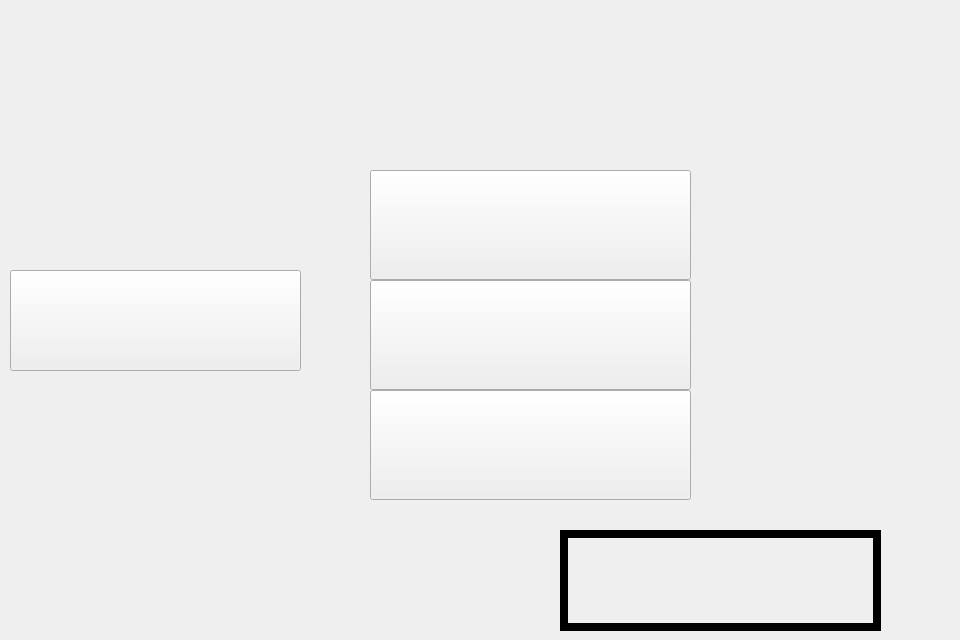
<?xml version="1.0" encoding="UTF-8"?>
<ui version="4.0">
 <class>Widget</class>
 <widget class="QWidget" name="Widget">
  <property name="geometry">
   <rect>
    <x>0</x>
    <y>0</y>
    <width>960</width>
    <height>640</height>
   </rect>
  </property>
  <property name="minimumSize">
   <size>
    <width>960</width>
    <height>640</height>
   </size>
  </property>
  <property name="maximumSize">
   <size>
    <width>960</width>
    <height>640</height>
   </size>
  </property>
  <property name="windowTitle">
   <string>Widget</string>
  </property>
  <widget class="QLabel" name="menuLable">
   <property name="geometry">
    <rect>
     <x>0</x>
     <y>-20</y>
     <width>960</width>
     <height>640</height>
    </rect>
   </property>
   <property name="minimumSize">
    <size>
     <width>960</width>
     <height>640</height>
    </size>
   </property>
   <property name="maximumSize">
    <size>
     <width>960</width>
     <height>640</height>
    </size>
   </property>
   <property name="font">
    <font>
     <family>Bernard MT</family>
     <bold>false</bold>
    </font>
   </property>
   <property name="text">
    <string/>
   </property>
   <property name="scaledContents">
    <bool>true</bool>
   </property>
  </widget>
  <widget class="QPushButton" name="startButton">
   <property name="geometry">
    <rect>
     <x>370</x>
     <y>170</y>
     <width>321</width>
     <height>110</height>
    </rect>
   </property>
   <property name="minimumSize">
    <size>
     <width>240</width>
     <height>110</height>
    </size>
   </property>
   <property name="maximumSize">
    <size>
     <width>500</width>
     <height>500</height>
    </size>
   </property>
   <property name="font">
    <font>
     <family>Elephant</family>
     <pointsize>48</pointsize>
     <bold>false</bold>
    </font>
   </property>
   <property name="text">
    <string/>
   </property>
   <property name="shortcut">
    <string/>
   </property>
  </widget>
  <widget class="QPushButton" name="loadButton">
   <property name="geometry">
    <rect>
     <x>370</x>
     <y>280</y>
     <width>321</width>
     <height>110</height>
    </rect>
   </property>
   <property name="minimumSize">
    <size>
     <width>240</width>
     <height>110</height>
    </size>
   </property>
   <property name="maximumSize">
    <size>
     <width>500</width>
     <height>500</height>
    </size>
   </property>
   <property name="font">
    <font>
     <family>Elephant</family>
     <pointsize>48</pointsize>
     <bold>false</bold>
    </font>
   </property>
   <property name="text">
    <string/>
   </property>
   <property name="shortcut">
    <string/>
   </property>
  </widget>
  <widget class="QPushButton" name="closeButton">
   <property name="geometry">
    <rect>
     <x>370</x>
     <y>390</y>
     <width>321</width>
     <height>110</height>
    </rect>
   </property>
   <property name="minimumSize">
    <size>
     <width>240</width>
     <height>110</height>
    </size>
   </property>
   <property name="font">
    <font>
     <family>Elephant</family>
     <pointsize>48</pointsize>
     <bold>false</bold>
    </font>
   </property>
   <property name="text">
    <string/>
   </property>
  </widget>
  <widget class="QPushButton" name="settingsButton">
   <property name="geometry">
    <rect>
     <x>10</x>
     <y>270</y>
     <width>291</width>
     <height>101</height>
    </rect>
   </property>
   <property name="minimumSize">
    <size>
     <width>120</width>
     <height>60</height>
    </size>
   </property>
   <property name="font">
    <font>
     <family>Elephant</family>
     <pointsize>32</pointsize>
     <bold>false</bold>
    </font>
   </property>
   <property name="text">
    <string/>
   </property>
  </widget>
  <widget class="QPushButton" name="encyclopediaButton">
   <property name="geometry">
    <rect>
     <x>560</x>
     <y>530</y>
     <width>321</width>
     <height>101</height>
    </rect>
   </property>
   <property name="minimumSize">
    <size>
     <width>120</width>
     <height>60</height>
    </size>
   </property>
   <property name="font">
    <font>
     <family>Elephant</family>
     <pointsize>32</pointsize>
     <bold>false</bold>
    </font>
   </property>
   <property name="styleSheet">
    <string notr="true">QPushButton {
    background: transparent;
    border: 8px solid black;
    color: black;
}</string>
   </property>
   <property name="text">
    <string/>
   </property>
  </widget>
 </widget>
 <resources/>
 <connections/>
</ui>
